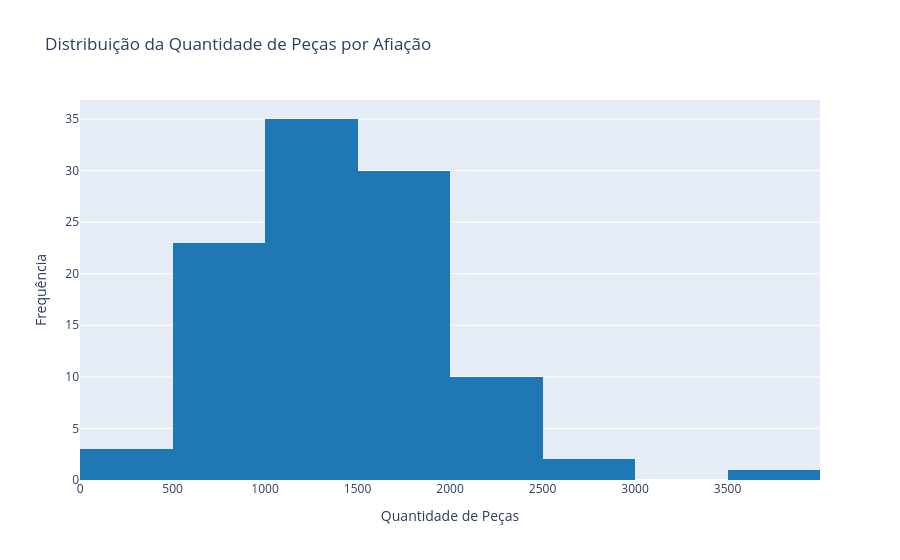

The code cell stored with this chart in its notebook:
### Code cell
# cria um histograma da coluna 'Quantidade de pçs por afiação Target 1950'

fig = px.histogram( # cria uma figura para o gráfico
    df_corrigido, # define o df a ser usado
    x='Quantidade de pçs por afiação Target 1950', # define os valores de X
    nbins=10, # sugestioná o número de barras do hostograma usando o método da raiz quadrada (k = n^(1/2) ==> nbins = 104 linhas^(1/2))
    title='Distribuição da Quantidade de Peças por Afiação', # define um título para o gráfico
    labels={'Quantidade de pçs por afiação Target 1950': 'Quantidade de Peças'}, # múda o título do eixo X de 'Quantidade de pçs por afiação Target 1950' para 'Quantidade de Peças'
    color_discrete_sequence=['#1f77b4'] # define a cor padrão como azul
)

fig.update_layout(yaxis_title='Frequência') # muda o título do eixo Y de 'count' para 'Frequência'

fig.show() # exibe a figura

### Figure 1 — Plotly figure (JSON) as saved in the notebook; plotly's stock layout.template omitted (floating-point values rounded to 4 significant figures)
{"data": [{"bingroup": "x", "hovertemplate": "Quantidade de Peças=%{x}<br>count=%{y}<extra></extra>", "legendgroup": "", "marker": {"color": "#1f77b4", "pattern": {"shape": ""}}, "name": "", "nbinsx": 10, "orientation": "v", "showlegend": false, "type": "histogram", "x": [1644, 1500, 1440, 1521, 1341, 1329, 966, 675, 966, 1074, 618, 1287, 750, 962, 927, 711, 1800, 945, 1374, 1356, 1224, 1524, 1332, 1503, 1492, 2592, 1812, 2439, 1383, 2713, 2209, 1926, 1584, 2454, 1833, 1995, 1551, 1677, 1174, 912, 792, 2121, 1173, 1218, 2079, 2217, 2136, 3608, 2139, 1138, 1623, 633, 1006, 1616, 1683, 1524, 1624, 585, 1140, 1209, 1032, 771, 1179, 1476, 1635, 1104, 1503, 1677, 1000, 2043, 1680, 477, 874, 2000, 1959, 282, 1776, 1605, 1458, 1329, 1414, 741, 738, 1203, 981, 942, 906, 735, 975, 687, 480, 1062, 1508, 1260, 1383, 1590, 1608, 1443, 1587, 1047, 1632, 1209, 1470, 1447], "xaxis": "x", "yaxis": "y"}], "layout": {"barmode": "relative", "legend": {"tracegroupgap": 0}, "title": {"text": "Distribuição da Quantidade de Peças por Afiação"}, "xaxis": {"anchor": "y", "domain": [0, 1], "title": {"text": "Quantidade de Peças"}}, "yaxis": {"anchor": "x", "domain": [0, 1], "title": {"text": "Frequência"}}}}
